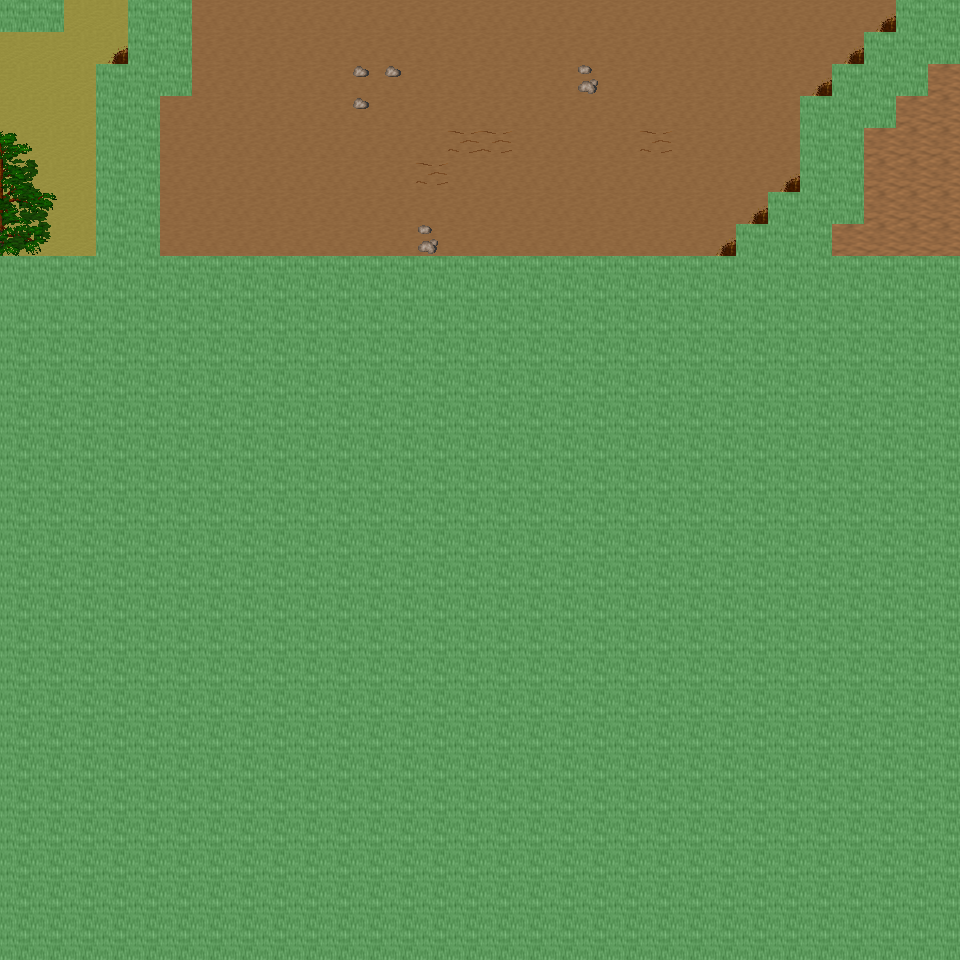

Below is a game level as drawn by its tile map, then a one-line description and the .tmx that defines it (tile-layer data replaced by summaries):
An orthogonal 30x30 tile map with 32x32 px tiles, 6 tile layers (Ground, Object, Object2, Above, ...), 32 tilesets and 4 objects (4x mapchange).

<map version="1.0" orientation="orthogonal" renderorder="right-down" width="30" height="30" tilewidth="32" tileheight="32" nextobjectid="5">
  <tileset firstgid="1" name="tileset_ground_ground" tilewidth="32" tileheight="32" tilecount="33" columns="3">
    <image source="../drawable/tileset_ground_ground.png" width="96" height="352" />
  </tileset>
  <tileset firstgid="34" name="tileset_ground_rock_pebbles" tilewidth="32" tileheight="32" tilecount="3" columns="1">
    <image source="../drawable/tileset_ground_rock_pebbles.png" width="32" height="96" />
  </tileset>
  <tileset firstgid="37" name="tileset_ground_grass_edges" tilewidth="32" tileheight="32" tilecount="36" columns="12">
    <image source="../drawable/tileset_ground_grass_edges.png" width="384" height="96" />
  </tileset>
  <tileset firstgid="73" name="tileset_plant_flower_daisy_white" tilewidth="32" tileheight="32" tilecount="8" columns="2">
    <image source="../drawable/tileset_plant_flower_daisy_white.png" width="64" height="128" />
  </tileset>
  <tileset firstgid="81" name="tileset_ground_ridge_earth_dark" tilewidth="32" tileheight="32" tilecount="96" columns="12">
    <image source="../drawable/tileset_ground_ridge_earth_dark.png" width="384" height="256" />
  </tileset>
  <tileset firstgid="177" name="tileset_plant_grasses" tilewidth="32" tileheight="32" tilecount="6" columns="3">
    <image source="../drawable/tileset_plant_grasses.png" width="96" height="64" />
  </tileset>
  <tileset firstgid="183" name="tileset_ground_earth_edges" tilewidth="32" tileheight="32" tilecount="18" columns="6">
    <image source="../drawable/tileset_ground_earth_edges.png" width="192" height="96" />
  </tileset>
  <tileset firstgid="201" name="tileset_item_statue_green_stone_3" tilewidth="32" tileheight="32" tilecount="3" columns="1">
    <image source="../drawable/tileset_item_statue_green_stone_3.png" width="32" height="96" />
  </tileset>
  <tileset firstgid="204" name="tileset_ground_rock_rocks_2" tilewidth="32" tileheight="32" tilecount="4" columns="2">
    <image source="../drawable/tileset_ground_rock_rocks_2.png" width="64" height="64" />
  </tileset>
  <tileset firstgid="208" name="tileset_item_corpse_huge_animal" tilewidth="32" tileheight="32" tilecount="16" columns="2">
    <image source="../drawable/tileset_item_corpse_huge_animal.png" width="64" height="256" />
  </tileset>
  <tileset firstgid="224" name="tileset_item_statue_green_stone" tilewidth="32" tileheight="32" tilecount="12" columns="4">
    <image source="../drawable/tileset_item_statue_green_stone.png" width="128" height="96" />
  </tileset>
  <tileset firstgid="236" name="tileset_logic_collision" tilewidth="32" tileheight="32" tilecount="1" columns="1">
    <image source="../drawable/tileset_logic_collision.png" width="32" height="32" />
  </tileset>
  <tileset firstgid="237" name="tileset_plant_tree_taller_trees" tilewidth="32" tileheight="32" tilecount="32" columns="8">
    <image source="../drawable/tileset_plant_tree_taller_trees.png" width="256" height="128" />
  </tileset>
  <tileset firstgid="269" name="tileset_plant_tree_spruce" tilewidth="32" tileheight="32" tilecount="6" columns="2">
    <image source="../drawable/tileset_plant_tree_spruce.png" width="64" height="96" />
  </tileset>
  <tileset firstgid="275" name="tileset_plant_bush_bush_mult_colored" tilewidth="32" tileheight="32" tilecount="6" columns="3">
    <image source="../drawable/tileset_plant_bush_bush_mult_colored.png" width="96" height="64" />
  </tileset>
  <tileset firstgid="281" name="tileset_plant_bush_bush_pinks" tilewidth="32" tileheight="32" tilecount="4" columns="2">
    <image source="../drawable/tileset_plant_bush_bush_pinks.png" width="64" height="64" />
  </tileset>
  <tileset firstgid="285" name="tileset_plant_flower_flower_bed_1" tilewidth="32" tileheight="32" tilecount="35" columns="7">
    <image source="../drawable/tileset_plant_flower_flower_bed_1.png" width="224" height="160" />
  </tileset>
  <tileset firstgid="320" name="tileset_plant_flower_small_flower_bed" tilewidth="32" tileheight="32" tilecount="12" columns="3">
    <image source="../drawable/tileset_plant_flower_small_flower_bed.png" width="96" height="128" />
  </tileset>
  <tileset firstgid="332" name="tileset_plant_flower_small_flower_bed_2" tilewidth="32" tileheight="32" tilecount="12" columns="3">
    <image source="../drawable/tileset_plant_flower_small_flower_bed_2.png" width="96" height="128" />
  </tileset>
  <tileset firstgid="344" name="tileset_furniture_chair_bench_wooden" tilewidth="32" tileheight="32" tilecount="8" columns="2">
    <image source="../drawable/tileset_furniture_chair_bench_wooden.png" width="64" height="128" />
  </tileset>
  <tileset firstgid="352" name="tileset_building_decoration_pool" tilewidth="32" tileheight="32" tilecount="9" columns="3">
    <image source="../drawable/tileset_building_decoration_pool.png" width="96" height="96" />
  </tileset>
  <tileset firstgid="361" name="tileset_building_decoration_stone_details" tilewidth="32" tileheight="32" tilecount="4" columns="2">
    <image source="../drawable/tileset_building_decoration_stone_details.png" width="64" height="64" />
  </tileset>
  <tileset firstgid="365" name="tileset_building_decoration_orbpedestal" tilewidth="32" tileheight="32" tilecount="2" columns="1">
    <image source="../drawable/tileset_building_decoration_orbpedestal.png" width="32" height="64" />
  </tileset>
  <tileset firstgid="367" name="tileset_object_birds" tilewidth="32" tileheight="32" tilecount="4" columns="2">
    <image source="../drawable/tileset_object_birds.png" width="64" height="64" />
  </tileset>
  <tileset firstgid="371" name="tileset_building_gazebo" tilewidth="32" tileheight="32" tilecount="21" columns="3">
    <image source="../drawable/tileset_building_gazebo.png" width="96" height="224" />
  </tileset>
  <tileset firstgid="392" name="tileset_ground_green_paving" tilewidth="32" tileheight="32" tilecount="18" columns="3">
    <image source="../drawable/tileset_ground_green_paving.png" width="96" height="192" />
  </tileset>
  <tileset firstgid="410" name="tileset_plant_tree_pine_tree" tilewidth="32" tileheight="32" tilecount="20" columns="4">
    <image source="../drawable/tileset_plant_tree_pine_tree.png" width="128" height="160" />
  </tileset>
  <tileset firstgid="430" name="tileset_plant_tree_pine_tree_1" tilewidth="32" tileheight="32" tilecount="20" columns="4">
    <image source="../drawable/tileset_plant_tree_pine_tree_1.png" width="128" height="160" />
  </tileset>
  <tileset firstgid="450" name="tileset_plant_tree_cherry_blossom_tree" tilewidth="32" tileheight="32" tilecount="9" columns="3">
    <image source="../drawable/tileset_plant_tree_cherry_blossom_tree.png" width="96" height="96" />
  </tileset>
  <tileset firstgid="459" name="tileset_plant_bushes_and_trees" tilewidth="32" tileheight="32" tilecount="144" columns="16">
    <image source="../drawable/tileset_plant_bushes_and_trees.png" width="512" height="289" />
  </tileset>
  <tileset firstgid="603" name="tileset_plant_bush_leafy" tilewidth="32" tileheight="32" tilecount="48" columns="8">
    <image source="../drawable/tileset_plant_bush_leafy.png" width="256" height="192" />
  </tileset>
  <tileset firstgid="651" name="tileset_plant_bush_flowering" tilewidth="32" tileheight="32" tilecount="72" columns="8">
    <image source="../drawable/tileset_plant_bush_flowering.png" width="256" height="288" />
  </tileset>
  <layer name="Ground" width="30" height="30">
    <data>[900 cells, 240 non-empty, 3 distinct tile ids]</data>
  </layer>
  <layer name="Object" width="30" height="30">
    <data>[900 cells, 56 non-empty, 15 distinct tile ids]</data>
  </layer>
  <layer name="Object2" width="30" height="30">
    <data>[900 cells, 0 non-empty, 0 distinct tile ids]</data>
  </layer>
  <layer name="Above" width="30" height="30">
    <data>[900 cells, 7 non-empty, 7 distinct tile ids]</data>
  </layer>
  <layer name="Above2" width="30" height="30">
    <data>[900 cells, 0 non-empty, 0 distinct tile ids]</data>
  </layer>
  <layer name="Walkable" width="30" height="30">
    <data>[900 cells, 700 non-empty, 1 distinct tile ids]</data>
  </layer>
  <objectgroup name="MapEvents">
    <object id="1" name="north" type="mapchange" x="64" y="0" width="64" height="32">
      <properties>
        <property name="map" value="0_ados_mountain_n2_w2_x2_y3" />
        <property name="place" value="south" />
      </properties>
    </object>
    <object id="2" name="north2" type="mapchange" x="192" y="0" width="704" height="32">
      <properties>
        <property name="map" value="0_ados_mountain_n2_w2_x2_y3" />
        <property name="place" value="south2" />
      </properties>
    </object>
    <object id="3" name="west" type="mapchange" x="0" y="32" width="32" height="224">
      <properties>
        <property name="map" value="0_ados_mountain_n2_w2_x1_y4" />
        <property name="place" value="east" />
      </properties>
    </object>
    <object id="4" name="east" type="mapchange" x="928" y="64" width="32" height="192">
      <properties>
        <property name="map" value="0_ados_mountain_n2_w2_x3_y4" />
        <property name="place" value="west" />
      </properties>
    </object>
  </objectgroup>
</map>
